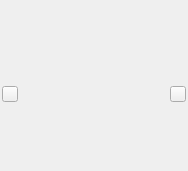
<?xml version='1.0' encoding='utf-8'?>
<ui version="4.0">
 <class>SchedulerAltitudeGraph</class>
 <widget class="QFrame" name="SchedulerAltitudeGraph">
  <property name="geometry">
   <rect>
    <x>0</x>
    <y>0</y>
    <width>188</width>
    <height>171</height>
   </rect>
  </property>
  <layout class="QVBoxLayout" name="altGraphLayoutV">
   <property name="spacing">
    <number>1</number>
   </property>
   <property name="leftMargin">
    <number>1</number>
   </property>
   <property name="topMargin">
    <number>1</number>
   </property>
   <property name="rightMargin">
    <number>1</number>
   </property>
   <property name="bottomMargin">
    <number>1</number>
   </property>
   <item>
    <widget class="QLabel" name="altGraphLabel">
     <property name="sizePolicy">
      <sizepolicy hsizetype="Expanding" vsizetype="Fixed">
       <horstretch>0</horstretch>
       <verstretch>0</verstretch>
      </sizepolicy>
     </property>
     <property name="minimumSize">
      <size>
       <width>32</width>
       <height>16</height>
      </size>
     </property>
     <property name="maximumSize">
      <size>
       <width>10000</width>
       <height>16</height>
      </size>
     </property>
     <property name="text">
      <string />
     </property>
     <property name="alignment">
      <set>Qt::AlignCenter</set>
     </property>
    </widget>
   </item>
   <item>
    <layout class="QHBoxLayout" name="altGraphLayoutH">
     <property name="spacing">
      <number>1</number>
     </property>
     <property name="leftMargin">
      <number>1</number>
     </property>
     <property name="topMargin">
      <number>0</number>
     </property>
     <property name="rightMargin">
      <number>1</number>
     </property>
     <property name="bottomMargin">
      <number>0</number>
     </property>
     <item>
      <widget class="QPushButton" name="altMoveLeftB">
       <property name="sizePolicy">
        <sizepolicy hsizetype="Fixed" vsizetype="Fixed">
         <horstretch>0</horstretch>
         <verstretch>0</verstretch>
        </sizepolicy>
       </property>
       <property name="minimumSize">
        <size>
         <width>16</width>
         <height>16</height>
        </size>
       </property>
       <property name="maximumSize">
        <size>
         <width>16</width>
         <height>16</height>
        </size>
       </property>
      </widget>
     </item>
     <item>
      <widget class="AVTPlotWidget" name="altGraph">
       <property name="enabled">
        <bool>true</bool>
       </property>
       <property name="sizePolicy">
        <sizepolicy hsizetype="Expanding" vsizetype="Expanding">
         <horstretch>0</horstretch>
         <verstretch>0</verstretch>
        </sizepolicy>
       </property>
      </widget>
     </item>
     <item>
      <widget class="QPushButton" name="altMoveRightB">
       <property name="sizePolicy">
        <sizepolicy hsizetype="Fixed" vsizetype="Fixed">
         <horstretch>0</horstretch>
         <verstretch>0</verstretch>
        </sizepolicy>
       </property>
       <property name="minimumSize">
        <size>
         <width>16</width>
         <height>16</height>
        </size>
       </property>
       <property name="maximumSize">
        <size>
         <width>16</width>
         <height>16</height>
        </size>
       </property>
      </widget>
     </item>
    </layout>
   </item>
  </layout>
 </widget>
 <customwidgets>
  <customwidget>
   <class>KPlotWidget</class>
   <extends>QFrame</extends>
   <header>kplotwidget.h</header>
  </customwidget>
  <customwidget>
   <class>AVTPlotWidget</class>
   <extends>KPlotWidget</extends>
   <header>tools/avtplotwidget.h</header>
   <container>1</container>
  </customwidget>
 </customwidgets>
 <resources />
 <connections />
</ui>
